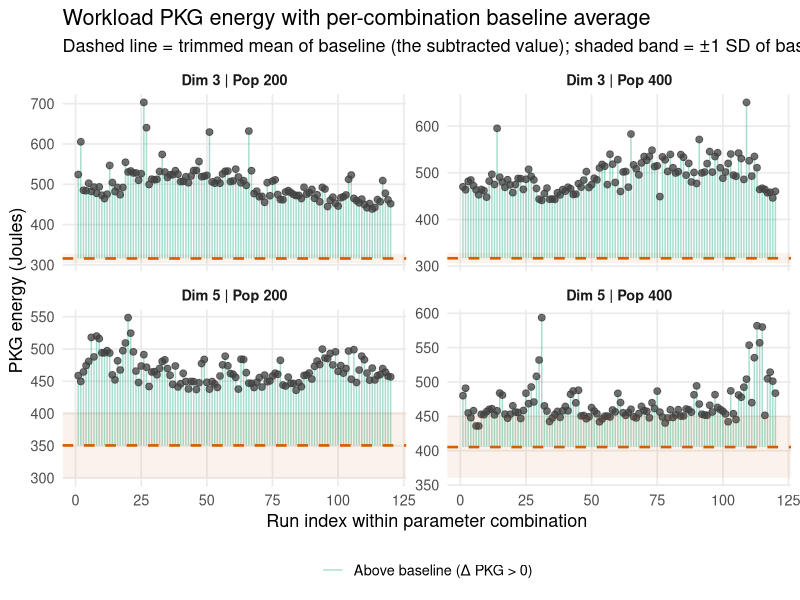
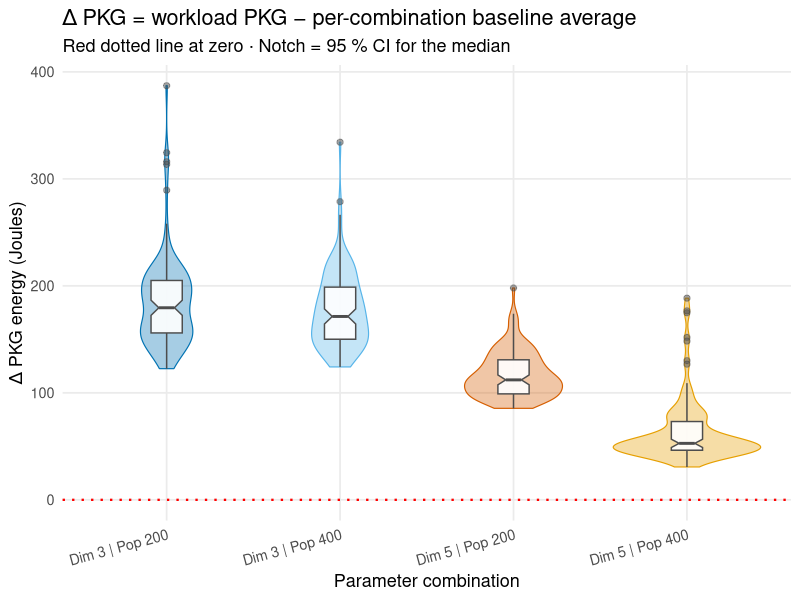
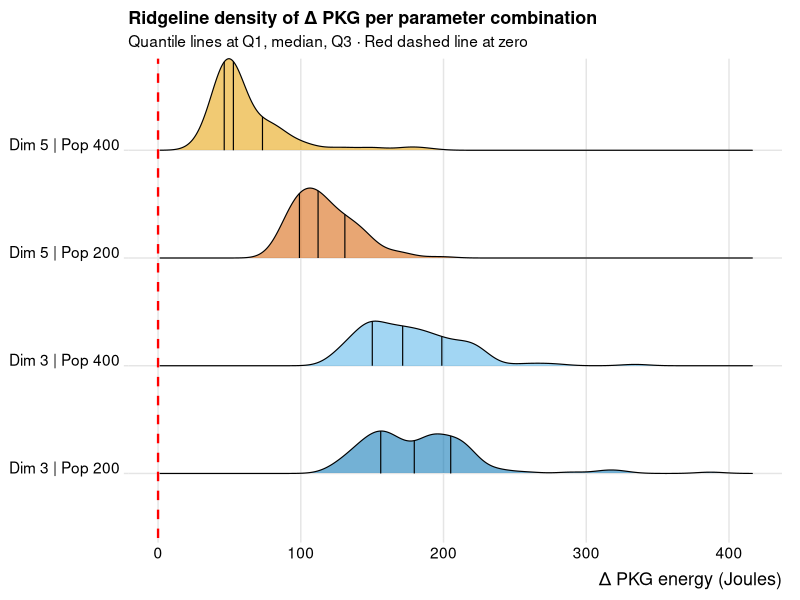

Source code (R) for these figures, in order:
## ---- chunk 1
knitr::opts_chunk$set(
  echo = FALSE,
  warning = FALSE,
  message = FALSE,
  fig.align = "center"
)

library(ggplot2)
library(dplyr)
library(kableExtra)
# ggridges provides ridgeline density plots; install with:
#   install.packages("ggridges")
library(ggridges)

# Colour palette: one colour per (dimension × population-size) combination
combo_palette <- c(
  "Dim 3 | Pop 200" = "#0072B2",
  "Dim 3 | Pop 400" = "#56B4E9",
  "Dim 5 | Pop 200" = "#D55E00",
  "Dim 5 | Pop 400" = "#E69F00"
)
## ---- chunk 2
null_cols <- c("alpha", "max_gens", "different_seeds",
               "diff_fitness", "generations", "evaluations")

# ── Baseline (100 ms sampling) ───────────────────────────────────────────────
baseline <- read.csv("data/ola-base-ola-baseline-14-Dec-12-06-42.csv")
baseline[null_cols] <- NULL

# Per-combination trimmed mean (20 % trimming) used as the subtracted average
baseline_summary <- baseline %>%
  group_by(dimension, population_size) %>%
  summarise(
    n_baseline        = n(),
    trimmed_mean_PKG  = mean(PKG,     trim = 0.2),
    trimmed_mean_secs = mean(seconds, trim = 0.2),
    median_PKG        = median(PKG),
    sd_PKG            = sd(PKG),
    .groups = "drop"
  ) %>%
  mutate(param_combo = paste0("Dim ", dimension, " | Pop ", population_size))

# ── Workload ─────────────────────────────────────────────────────────────────
workload <- read.csv("data/ola-1.11.7-ola-14-Dec-13-02-30.csv")
workload$param_combo <- paste0("Dim ", workload$dimension,
                                " | Pop ", workload$population_size)

# Attach baseline trimmed mean to every workload row (for the overlay line)
workload <- workload %>%
  left_join(
    baseline_summary %>% select(dimension, population_size, trimmed_mean_PKG),
    by = c("dimension", "population_size")
  )

# Compute Δ PKG = workload PKG − trimmed-mean baseline for that combination
workload$delta_PKG <- workload$PKG - workload$trimmed_mean_PKG

# Run index within each parameter combination (x-axis for the first plot)
workload <- workload %>%
  group_by(param_combo) %>%
  mutate(run_index = row_number()) %>%
  ungroup()
## ---- chunk 3
kable(
  baseline_summary %>%
    select(param_combo, n_baseline,
           trimmed_mean_PKG, median_PKG, sd_PKG) %>%
    mutate(across(where(is.numeric), ~ round(.x, 2))),
  col.names = c("Parameter combination", "n",
                "Trimmed mean PKG (J)", "Median PKG (J)", "SD (J)"),
  caption = paste("Baseline summary (100 ms sampling).",
                  "The trimmed mean is what is subtracted from each workload run.")
) %>%
  kable_styling(full_width = FALSE,
                bootstrap_options = c("striped", "hover")) %>%
  column_spec(1, bold = TRUE) %>%
  column_spec(3, background = "#fff3cd")   # highlight the subtracted value
## ---- chunk 4
ggplot(workload,
       aes(x = run_index, y = PKG)) +
  # vertical segments: sign-coded
  geom_segment(
    aes(xend = run_index,
        yend = trimmed_mean_PKG,
        colour = delta_PKG >= 0),
    alpha = 0.35, linewidth = 0.5
  ) +
  # workload points
  geom_point(colour = "grey25", size = 2, alpha = 0.75) +
  # baseline average line
  geom_hline(
    data = baseline_summary,
    aes(yintercept = trimmed_mean_PKG),
    linetype = "dashed", colour = "#D55E00", linewidth = 0.9
  ) +
  # baseline ± 1 SD band
  geom_rect(
    data = baseline_summary,
    aes(xmin = -Inf, xmax = Inf,
        ymin = trimmed_mean_PKG - sd_PKG,
        ymax = trimmed_mean_PKG + sd_PKG),
    fill = "#D55E00", alpha = 0.08,
    inherit.aes = FALSE
  ) +
  scale_colour_manual(
    values = c("TRUE" = "#009E73", "FALSE" = "#CC79A7"),
    labels = c("TRUE" = "Above baseline (Δ PKG > 0)",
               "FALSE" = "Below baseline (Δ PKG < 0)"),
    name = NULL
  ) +
  facet_wrap(~ param_combo, ncol = 2, scales = "free_y") +
  theme_minimal(base_size = 13) +
  theme(
    legend.position  = "bottom",
    strip.text       = element_text(face = "bold"),
    panel.grid.minor = element_blank()
  ) +
  labs(
    x     = "Run index within parameter combination",
    y     = "PKG energy (Joules)",
    title = "Workload PKG energy with per-combination baseline average",
    subtitle = paste(
      "Dashed line = trimmed mean of baseline (the subtracted value);",
      "shaded band = ±1 SD of baseline"
    )
  )
## ---- chunk 5
ggplot(workload,
       aes(x = param_combo, y = delta_PKG,
           fill = param_combo, colour = param_combo)) +
  geom_violin(alpha = 0.35, linewidth = 0.4, width = 0.85) +
  geom_boxplot(
    width = 0.18, notch = TRUE,
    outlier.size = 1.8, outlier.alpha = 0.5,
    fill = "white", colour = "grey30", alpha = 0.9
  ) +
  geom_hline(yintercept = 0, linetype = "dotted",
             colour = "red", linewidth = 0.8) +
  scale_fill_manual(values = combo_palette)   +
  scale_colour_manual(values = combo_palette) +
  theme_minimal(base_size = 13) +
  theme(
    legend.position  = "none",
    axis.text.x      = element_text(angle = 15, hjust = 1),
    panel.grid.minor = element_blank()
  ) +
  labs(
    x     = "Parameter combination",
    y     = "Δ PKG energy (Joules)",
    title = "Δ PKG = workload PKG − per-combination baseline average",
    subtitle = "Red dotted line at zero · Notch = 95 % CI for the median"
  )
## ---- chunk 6
ggplot(workload,
       aes(x = delta_PKG, y = param_combo,
           fill = param_combo)) +
  geom_density_ridges(
    alpha = 0.55, scale = 0.85,
    quantile_lines = TRUE, quantiles = c(0.25, 0.5, 0.75),
    linewidth = 0.4
  ) +
  geom_vline(xintercept = 0, linetype = "dashed",
             colour = "red", linewidth = 0.8) +
  scale_fill_manual(values = combo_palette) +
  theme_ridges(font_size = 13) +
  theme(legend.position = "none") +
  labs(
    x        = "Δ PKG energy (Joules)",
    y        = NULL,
    title    = "Ridgeline density of Δ PKG per parameter combination",
    subtitle = "Quantile lines at Q1, median, Q3 · Red dashed line at zero"
  )
## ---- chunk 7
delta_summary <- workload %>%
  group_by(param_combo) %>%
  summarise(
    n             = n(),
    median_delta  = round(median(delta_PKG),        2),
    trimmed_mean  = round(mean(delta_PKG, trim = 0.2), 2),
    sd_delta      = round(sd(delta_PKG),            2),
    IQR_delta     = round(IQR(delta_PKG),           2),
    pct_negative  = round(100 * mean(delta_PKG < 0), 1),
    .groups = "drop"
  )

kable(
  delta_summary,
  col.names = c("Parameter combination", "n",
                "Median Δ PKG (J)", "Trimmed mean Δ PKG (J)",
                "SD (J)", "IQR (J)", "% runs below baseline"),
  caption = "Δ PKG summary per parameter combination"
) %>%
  kable_styling(full_width = FALSE,
                bootstrap_options = c("striped", "hover")) %>%
  column_spec(1, bold = TRUE) %>%
  column_spec(7,
    background = ifelse(delta_summary$pct_negative > 15,
                        "#f8d7da", "#d4edda"))
## ---- chunk 8
sessionInfo()
